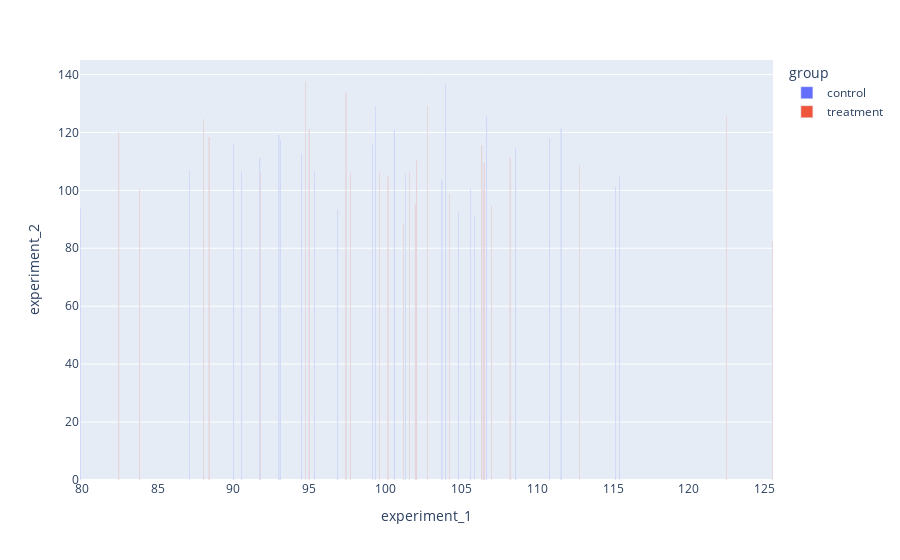

Here is the notebook cell this chart was saved with:
### Code cell
px.bar(df,x="experiment_1",y="experiment_2",hover_name="gender",color="group")

### Figure 1 — Plotly figure (JSON) as saved in the notebook; plotly's stock layout.template omitted (floating-point values rounded to 4 significant figures)
{"data": [{"alignmentgroup": "True", "hovertemplate": "<b>%{hovertext}</b><br><br>group=control<br>experiment_1=%{x}<br>experiment_2=%{y}<extra></extra>", "hovertext": ["male", "male", "male", "male", "male", "male", "male", "male", "male", "male", "male", "male", "male", "male", "male", "male", "male", "male", "male", "male", "male", "male", "male", "male", "male"], "legendgroup": "control", "marker": {"color": "#636efa", "pattern": {"shape": ""}}, "name": "control", "offsetgroup": "control", "orientation": "v", "showlegend": true, "textposition": "auto", "type": "bar", "x": [96.88, 87.11, 115.4, 103.7, 93.0, 108.6, 106.7, 99.36, 93.1, 105.6, 115.2, 90.54, 99.16, 104.8, 79.91, 105.9, 111.6, 110.8, 95.34, 94.5, 104.0, 89.99, 100.6, 101.3, 91.74], "xaxis": "x", "y": [93.42, 107.0, 105.1, 103.6, 119.1, 114.6, 125.5, 129.0, 117.5, 100.3, 101.2, 106.5, 115.9, 92.47, 93.62, 91.33, 121.4, 118.0, 106.7, 112.7, 136.7, 115.9, 120.9, 105.7, 111.1], "yaxis": "y"}, {"alignmentgroup": "True", "hovertemplate": "<b>%{hovertext}</b><br><br>group=treatment<br>experiment_1=%{x}<br>experiment_2=%{y}<extra></extra>", "hovertext": ["male", "male", "male", "male", "male", "male", "male", "male", "male", "male", "male", "male", "male", "male", "male", "male", "male", "male", "male", "male", "male", "male", "male", "male", "male"], "legendgroup": "treatment", "marker": {"color": "#EF553B", "pattern": {"shape": ""}}, "name": "treatment", "offsetgroup": "treatment", "orientation": "v", "showlegend": true, "textposition": "auto", "type": "bar", "x": [97.69, 102.0, 99.62, 97.41, 122.5, 108.2, 91.77, 104.2, 112.8, 101.6, 94.98, 102.1, 101.2, 107.0, 106.5, 82.45, 125.5, 83.83, 88.39, 88.03, 94.75, 106.5, 100.2, 102.8, 106.4], "xaxis": "x", "y": [106.2, 95.09, 106.2, 133.8, 125.6, 111.3, 106.1, 98.53, 108.7, 106.4, 121.2, 110.4, 88.66, 94.93, 109.3, 120.0, 82.48, 100.4, 118.4, 124.4, 137.7, 100.0, 104.7, 129.0, 115.5], "yaxis": "y"}], "layout": {"barmode": "relative", "legend": {"title": {"text": "group"}, "tracegroupgap": 0}, "margin": {"t": 60}, "xaxis": {"anchor": "y", "domain": [0, 1], "title": {"text": "experiment_1"}}, "yaxis": {"anchor": "x", "domain": [0, 1], "title": {"text": "experiment_2"}}}}
